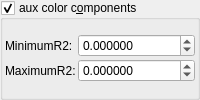
    <widget class="MyGroupBox" name="groupCheck_fold_color_aux_color_enabled_false">
     <property name="title">
      <string>aux color c&amp;omponents</string>
     </property>
     <property name="checkable">
      <bool>true</bool>
     </property>
     <layout class="QVBoxLayout" name="verticalLayout_13">
      <property name="leftMargin">
       <number>2</number>
      </property>
      <property name="topMargin">
       <number>2</number>
      </property>
      <property name="rightMargin">
       <number>2</number>
      </property>
      <property name="bottomMargin">
       <number>2</number>
      </property>
      <item>
       <layout class="QGridLayout" name="gridLayout_16" columnstretch="0,1">
        <property name="spacing">
         <number>2</number>
        </property>
        <item row="2" column="0">
         <widget class="QLabel" name="label_44">
          <property name="text">
           <string>MaximumR2:</string>
          </property>
         </widget>
        </item>
        <item row="1" column="1">
         <widget class="MyDoubleSpinBox" name="spinbox_mandelbox_color_Sp1">
          <property name="sizePolicy">
           <sizepolicy hsizetype="Minimum" vsizetype="Maximum">
            <horstretch>0</horstretch>
            <verstretch>0</verstretch>
           </sizepolicy>
          </property>
          <property name="prefix">
           <string/>
          </property>
          <property name="suffix">
           <string/>
          </property>
          <property name="decimals">
           <number>6</number>
          </property>
          <property name="minimum">
           <double>-100.000000000000000</double>
          </property>
          <property name="maximum">
           <double>100.000000000000000</double>
          </property>
          <property name="singleStep">
           <double>0.100000000000000</double>
          </property>
         </widget>
        </item>
        <item row="2" column="1">
         <widget class="MyDoubleSpinBox" name="spinbox_mandelbox_color_Sp2">
          <property name="sizePolicy">
           <sizepolicy hsizetype="Minimum" vsizetype="Maximum">
            <horstretch>0</horstretch>
            <verstretch>0</verstretch>
           </sizepolicy>
          </property>
          <property name="prefix">
           <string/>
          </property>
          <property name="suffix">
           <string/>
          </property>
          <property name="decimals">
           <number>6</number>
          </property>
          <property name="minimum">
           <double>-100.000000000000000</double>
          </property>
          <property name="maximum">
           <double>100.000000000000000</double>
          </property>
          <property name="singleStep">
           <double>0.100000000000000</double>
          </property>
         </widget>
        </item>
        <item row="1" column="0">
         <widget class="QLabel" name="label_42">
          <property name="text">
           <string>MinimumR2:</string>
          </property>
         </widget>
        </item>
       </layout>
      </item>
     </layout>
    </widget>
